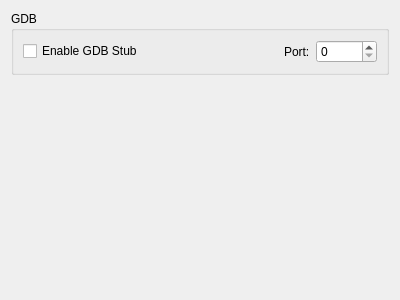
<?xml version="1.0" encoding="UTF-8"?>
<ui version="4.0">
 <class>ConfigureDebug</class>
 <widget class="QWidget" name="ConfigureDebug">
  <property name="geometry">
   <rect>
    <x>0</x>
    <y>0</y>
    <width>400</width>
    <height>300</height>
   </rect>
  </property>
  <property name="windowTitle">
   <string>Form</string>
  </property>
  <layout class="QVBoxLayout" name="verticalLayout">
   <item>
    <layout class="QVBoxLayout" name="verticalLayout_3">
     <item>
      <widget class="QGroupBox" name="groupBox">
       <property name="title">
        <string>GDB</string>
       </property>
       <layout class="QVBoxLayout" name="verticalLayout_2">
        <item>
         <layout class="QHBoxLayout" name="horizontalLayout_3">
          <item>
           <widget class="QCheckBox" name="toogle_gdbstub">
            <property name="text">
             <string>Enable GDB Stub</string>
            </property>
           </widget>
          </item>
          <item>
           <spacer name="horizontalSpacer">
            <property name="orientation">
             <enum>Qt::Horizontal</enum>
            </property>
            <property name="sizeHint" stdset="0">
             <size>
              <width>40</width>
              <height>20</height>
             </size>
            </property>
           </spacer>
          </item>
          <item>
           <widget class="QLabel" name="label">
            <property name="text">
             <string>Port:</string>
            </property>
           </widget>
          </item>
          <item>
           <widget class="QSpinBox" name="gdbport_spinbox">
            <property name="maximum">
             <number>65536</number>
            </property>
           </widget>
          </item>
         </layout>
        </item>
       </layout>
      </widget>
     </item>
    </layout>
   </item>
   <item>
    <spacer name="verticalSpacer">
     <property name="orientation">
      <enum>Qt::Vertical</enum>
     </property>
     <property name="sizeHint" stdset="0">
      <size>
       <width>20</width>
       <height>40</height>
      </size>
     </property>
    </spacer>
   </item>
  </layout>
 </widget>
 <resources/>
 <connections>
  <connection>
   <sender>toogle_gdbstub</sender>
   <signal>toggled(bool)</signal>
   <receiver>gdbport_spinbox</receiver>
   <slot>setEnabled(bool)</slot>
   <hints>
    <hint type="sourcelabel">
     <x>84</x>
     <y>157</y>
    </hint>
    <hint type="destinationlabel">
     <x>342</x>
     <y>158</y>
    </hint>
   </hints>
  </connection>
 </connections>
</ui>
